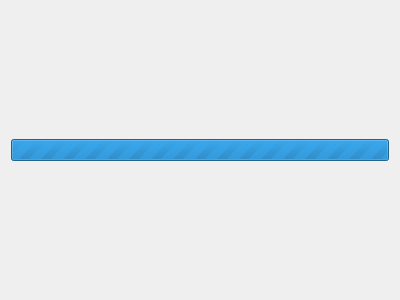
<?xml version="1.0" encoding="UTF-8"?>
<ui version="4.0">
 <class>IntroductionPage</class>
 <widget class="QWizardPage" name="IntroductionPage">
  <property name="geometry">
   <rect>
    <x>0</x>
    <y>0</y>
    <width>400</width>
    <height>300</height>
   </rect>
  </property>
  <property name="windowTitle">
   <string>WizardPage</string>
  </property>
  <property name="title">
   <string>Establishing connection...</string>
  </property>
  <layout class="QVBoxLayout" name="verticalLayout">
   <item>
    <widget class="QProgressBar" name="progressBar">
     <property name="maximum">
      <number>0</number>
     </property>
     <property name="value">
      <number>0</number>
     </property>
    </widget>
   </item>
  </layout>
 </widget>
 <resources/>
 <connections/>
</ui>
